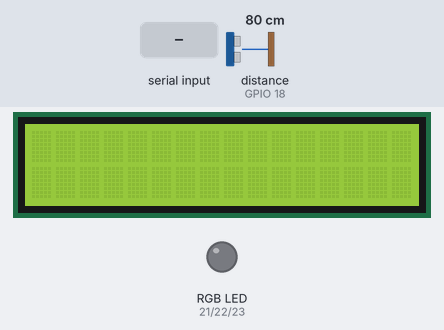
This sketch was run on a simulated ESP32. On the bench: 16×2 character LCD, an RGB LED mixed from three pins (HIGH = lit). Wiring (inferred from the names in the program): ultrasonic range finder: trigger GPIO 5; echo GPIO 18. Dashed ring = blinking. Inputs (shaded band) come from the test bench; at power-on: distance to the obstacle (sensor on GPIO 18) 80 cm. The echo pulse lasts 58.3 µs per cm; nothing arrives over Bluetooth unless stated; pins used as bus, display or sensor lines are not drawn; what the sketch prints to the serial monitor is not drawn.

Above: at 1.2 s.
1.3 s: distance to the obstacle (sensor on GPIO 18) set to 33 cm
2.8 s: distance to the obstacle (sensor on GPIO 18) set to 28 cm
At 4.2 s:
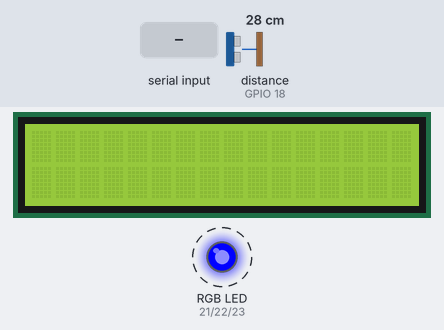
5.8 s: "1" received over the second serial link
At 7.7 s:
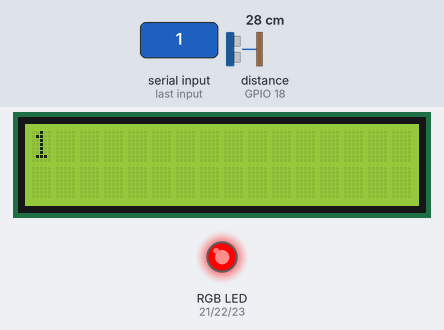
8.8 s: "0" received over the second serial link
At 11.6 s:
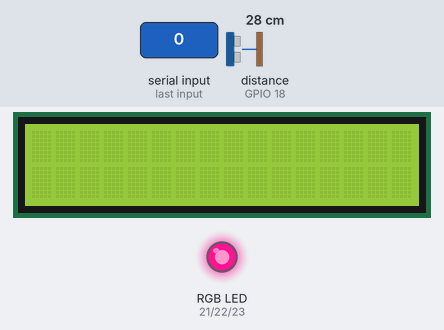
Timing chart, 0 to 12.3 s (numbered marks = the images above; inputs shaded):
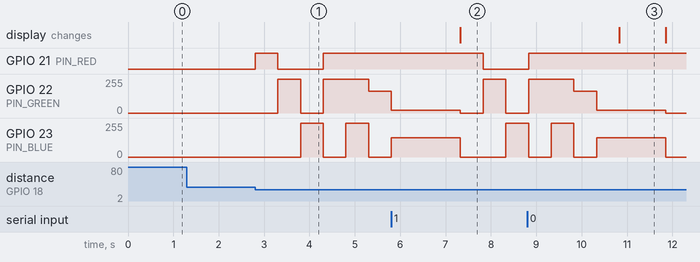

The sketch:

Geral.ino
```cpp
// Definições de pinos e constantes
const int trigPin = 5;
const int echoPin = 18;

// Velocidade do som em cm/uS
#define VELOCIDADE_DO_SOM 0.034
#define CM_PARA_POLEGADAS 0.393701

// Variáveis globais
long duration;
float distanceCm;

// Bluetooth
#include "BluetoothSerial.h"

#if !defined(CONFIG_BT_ENABLED) || !defined(CONFIG_BLUEDROID_ENABLED)
#error Bluetooth não está habilitado! Por favor, execute `make menuconfig` para ativá-lo
#endif

BluetoothSerial SerialBT;
String receivedData = "";

// LCD
#include <Wire.h>
#include <LiquidCrystal_I2C.h>

// Definindo os pinos SDA e SCL para o ESP32
#define SDA_PIN 32
#define SCL_PIN 33

LiquidCrystal_I2C lcd(0x27, 16, 2);

// LED
#define PIN_RED 21    // Pino GIOP21 (cor vermelha)
#define PIN_GREEN 22  // Pino GIOP22 (cor verde)
#define PIN_BLUE 23   // Pino GIOP23 (cor azul)

#define LEDC_CHANNEL_0 0

// Função para enviar um pulso ultrassônico
void enviarPulso() {
  digitalWrite(trigPin, LOW);  // Define o pino trigPin em estado LOW para garantir um pulso limpo
  delayMicroseconds(2);
  digitalWrite(trigPin, HIGH);  // Define o pino trigPin em estado HIGH para enviar um pulso ultrassônico
  delayMicroseconds(10);
  digitalWrite(trigPin, LOW);  // Retorna o pino trigPin para o estado LOW após enviar o pulso
}

// Função para medir a distância com o sensor ultrassônico
float medirDistancia() {
  duration = pulseIn(echoPin, HIGH);                    // Lê o pino echoPin e retorna o tempo de viagem da onda sonora em microssegundos
  float distanceCm = duration * VELOCIDADE_DO_SOM / 2;  // Calcula a distância
  return distanceCm;
}

// Função para definir a sequência de cores do LED RGB
void mostrarCores() {
  // Vermelho
  setColor(255, 0, 0);
  delay(500);

  // Verde
  setColor(0, 255, 0);
  delay(500);

  // Azul
  setColor(0, 0, 255);
  delay(500);

  // Amarelo
  setColor(255, 255, 0);
  delay(500);

  // Branco
  setColor(255, 255, 255);
  delay(500);

  // Laranja
  setColor(255, 165, 0);
  delay(500);

  // Rosa
  setColor(255, 20, 147);
  delay(500);
}

// Função para configurar a cor do LED RGB
void setColor(int R, int G, int B) {
  ledcWrite(LEDC_CHANNEL_0, R);      // Define a intensidade do canal RED
  ledcWrite(LEDC_CHANNEL_0 + 1, G);  // Define a intensidade do canal GREEN
  ledcWrite(LEDC_CHANNEL_0 + 2, B);  // Define a intensidade do canal BLUE
}

void processarDadosRecebidos() {
  if (SerialBT.available()) {
    lcd.clear();
    receivedData = SerialBT.readString();
    Serial.println("Texto recebido: " + receivedData);

    lcd.setCursor(0, 0);
    lcd.print("                ");
    lcd.setCursor(0, 0);

    if (receivedData.length() <= 16) {
      lcd.print(receivedData);
    } else {
      lcd.print(receivedData.substring(0, 16));
      lcd.setCursor(0, 1);
      lcd.print(receivedData.substring(16));
    }
  }
}


void setup() {
  // Configurar os pinos do LED RGB como saída
  pinMode(PIN_RED, OUTPUT);
  pinMode(PIN_GREEN, OUTPUT);
  pinMode(PIN_BLUE, OUTPUT);

  // Configurar o LEDC para controlar o LED RGB
  ledcSetup(LEDC_CHANNEL_0, 5000, 8);            // Configura o canal LEDC para frequência de 5000 Hz e resolução de 8 bits
  ledcAttachPin(PIN_RED, LEDC_CHANNEL_0);        // Associa o pino RED ao canal LEDC
  ledcAttachPin(PIN_GREEN, LEDC_CHANNEL_0 + 1);  // Associa o pino GREEN ao canal LEDC
  ledcAttachPin(PIN_BLUE, LEDC_CHANNEL_0 + 2);   // Associa o pino BLUE ao canal LEDC

  // Inicializar a comunicação serial
  Serial.begin(115200);

  // Configurar o pino trigPin como saída
  pinMode(trigPin, OUTPUT);
  // Configurar o pino echoPin como entrada
  pinMode(echoPin, INPUT);

  // Inicializar o Bluetooth
  SerialBT.begin("ESP32test");
  Serial.println("O dispositivo foi iniciado, agora você pode pareá-lo com o Bluetooth!");

  // Inicializar o LCD
  Wire.begin(SDA_PIN, SCL_PIN);  // Inicia o barramento I2C
  lcd.init();
  lcd.backlight();  // Liga o backlight do LCD
  lcd.clear();      // Limpa o LCD
}

void loop() {
  enviarPulso();                  // Envia pulso ultrassônico
  distanceCm = medirDistancia();  // Mede a distância

  // Verifica se a distância é menor ou igual a 30 cm
  if (distanceCm <= 30) {
    // Define a sequência de cores do LED RGB
    mostrarCores();
  } else {
    // Desliga o LED RGB
    setColor(0, 0, 0);
  }

  processarDadosRecebidos();  // Processa os dados recebidos via Bluetooth
}
```

Measured:
- the behaviour switches between 31 and 30 cm on distance to the obstacle (sensor on GPIO 18) (found by bisection; images 0 and 1)
- after the input at 1.3 s, every drawn part: stays the same
- after the input at 2.8 s, GPIO 21 (PIN_RED): LOW → HIGH at once, → LOW 0.50 s later, → HIGH 1.0 s later; GPIO 22 (PIN_GREEN): 0/255 → 255/255 after 0.50 s, → 0/255 0.50 s later, → 255/255 0.50 s later, → 164/255 1.0 s later; GPIO 23 (PIN_BLUE): alternates 255/255 for 0.50 s and 0/255 for 0.50 s, starting after 1.0 s
- after the input at 5.8 s, the display: changes after 1.5 s (image 2)
- after the input at 8.8 s, GPIO 21 (PIN_RED): goes on until 8.8 s, then stays HIGH; the display: changes after 2.0 s (image 3)
- what the display in image 3 shows lasts 1.1 s, from 10.8 s to 11.9 s
